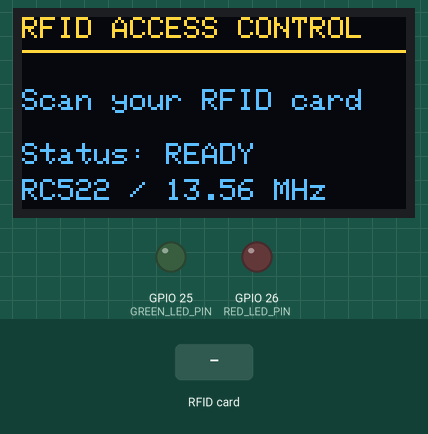
Recording of a program running on a simulated ESP32. On the bench: 128×64 one-colour display, output pins drawn as LEDs (lit = HIGH). Inputs (shaded band) come from the test bench. The OLED is the two-colour kind (top 16 rows yellow); what the program prints to the serial monitor is not drawn.

Above: at 1.5 s.
1.6 s: RFID card CD 16 B0 02 held to the reader
At 2.6 s:
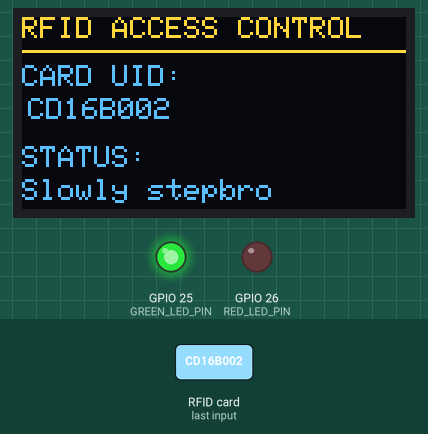
4.6 s: RFID card 5E 7A 19 C4 held to the reader
At 5.9 s:
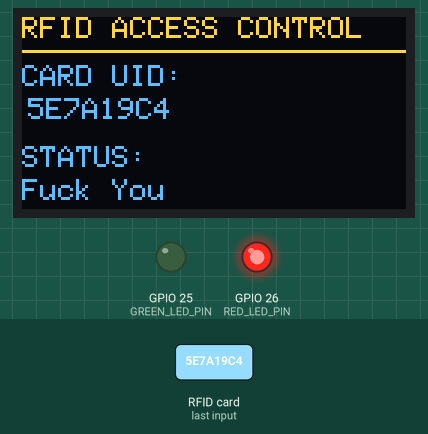
Timing chart, 0 to 8.2 s (numbered marks = the images above; inputs shaded):
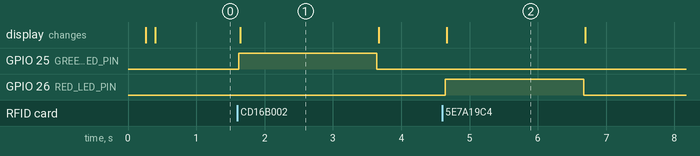

The program:

main.cpp
```cpp
#include <Arduino.h>
#include <SPI.h>
#include <Wire.h>
#include <MFRC522.h>
#include <Adafruit_GFX.h>
#include <Adafruit_SSD1306.h>

/*
  RFID-Based Access Control System
  Board: ESP32 DevKit (PlatformIO environment: esp32dev)
  Reader: RC522 / MFRC522, 13.56 MHz, SPI
  Display: I2C OLED, SSD1306, 128x64 (address 0x3C or 0x3D)
  Indicators: green LED = authorized; red LED = denied
  No buzzer is used.

  IMPORTANT: This prototype checks the card UID only. It does not write
  data to the card and is not suitable as the sole security mechanism for
  a real access-control installation.
*/

// -------------------- Pin assignments --------------------
// RC522 uses the ESP32's VSPI pins.
constexpr uint8_t RFID_SS_PIN   = 5;
constexpr uint8_t RFID_RST_PIN  = 27;  // Avoids conflict with OLED SCL (GPIO 22)
constexpr uint8_t RFID_SCK_PIN  = 18;
constexpr uint8_t RFID_MISO_PIN = 19;
constexpr uint8_t RFID_MOSI_PIN = 23;

constexpr uint8_t GREEN_LED_PIN = 25;
constexpr uint8_t RED_LED_PIN   = 26;

constexpr uint8_t OLED_SDA_PIN  = 21;
constexpr uint8_t OLED_SCL_PIN  = 22;
constexpr uint8_t OLED_WIDTH    = 128;
constexpr uint8_t OLED_HEIGHT   = 64;
constexpr uint8_t OLED_ADDR_1   = 0x3C;
constexpr uint8_t OLED_ADDR_2   = 0x3D;

constexpr unsigned long RESULT_DISPLAY_MS = 2000;

MFRC522 rfid(RFID_SS_PIN, RFID_RST_PIN);
Adafruit_SSD1306 display(OLED_WIDTH, OLED_HEIGHT, &Wire, -1);

bool oledReady = false;
uint8_t oledAddress = 0;

// -------------------- Authorized cards --------------------
// Step 1: Upload the project with this placeholder.
// Step 2: Open the Serial Monitor (115200 baud) and scan your card.
// Step 3: Copy the UID exactly as printed (uppercase, no spaces) into this list.
// Multiple authorized UIDs can be placed on separate lines, comma-separated.
const char* authorizedUIDs[] = {
  "CD16B002"
  // Example only: "04A1B2C3D4"
};
const size_t authorizedCardCount =
    sizeof(authorizedUIDs) / sizeof(authorizedUIDs[0]);

// -------------------- OLED helpers --------------------
bool i2cDevicePresent(uint8_t address) {
  Wire.beginTransmission(address);
  return Wire.endTransmission() == 0;
}

void showOLEDMessage(const char* line1, const char* line2 = "") {
  if (!oledReady) {
    return;
  }

  display.clearDisplay();
  display.setTextColor(SSD1306_WHITE);
  display.setTextSize(1);
  display.setCursor(0, 0);
  display.println(line1);
  display.drawLine(0, 11, OLED_WIDTH - 1, 11, SSD1306_WHITE);
  display.setCursor(0, 23);
  display.println(line2);
  display.display();
}

void showHomeScreen() {
  if (!oledReady) {
    return;
  }

  display.clearDisplay();
  display.setTextColor(SSD1306_WHITE);
  display.setTextSize(1);
  display.setCursor(0, 0);
  display.println("RFID ACCESS CONTROL");
  display.drawLine(0, 11, OLED_WIDTH - 1, 11, SSD1306_WHITE);

  display.setCursor(0, 24);
  display.println("Scan your RFID card");
  display.setCursor(0, 42);
  display.println("Status: READY");
  display.setCursor(0, 54);
  display.println("RC522 / 13.56 MHz");
  display.display();
}

void showCardResult(const String& uid, bool authorized) {
  if (!oledReady) {
    return;
  }

  display.clearDisplay();
  display.setTextColor(SSD1306_WHITE);
  display.setTextSize(1);
  display.setCursor(0, 0);
  display.println("RFID ACCESS CONTROL");
  display.drawLine(0, 11, OLED_WIDTH - 1, 11, SSD1306_WHITE);

  display.setCursor(0, 16);
  display.println("CARD UID:");
  display.setCursor(2, 27);
  // Standard RC522 UIDs are up to 10 bytes (20 hex characters), which fit
  // on one line at text size 1 on a 128-pixel display.
  display.println(uid);

  display.setCursor(0, 43);
  display.print("STATUS: ");
  display.setCursor(0, 54);
  display.println(authorized ? "Slowly stepbro " : "Fuck You ");
  display.display();
}

// -------------------- RFID helpers --------------------
String readCardUID() {
  String uid;
  uid.reserve(rfid.uid.size * 2);

  for (byte i = 0; i < rfid.uid.size; ++i) {
    if (rfid.uid.uidByte[i] < 0x10) {
      uid += '0';
    }
    uid += String(rfid.uid.uidByte[i], HEX);
  }

  uid.toUpperCase();
  return uid;
}

bool isAuthorized(const String& scannedUID) {
  for (size_t i = 0; i < authorizedCardCount; ++i) {
    if (scannedUID.equalsIgnoreCase(authorizedUIDs[i])) {
      return true;
    }
  }
  return false;
}

void setAccessLEDs(bool authorized) {
  // Ensure the two indicator LEDs are never on at the same time.
  digitalWrite(GREEN_LED_PIN, authorized ? HIGH : LOW);
  digitalWrite(RED_LED_PIN, authorized ? LOW : HIGH);
}

void turnOffLEDs() {
  digitalWrite(GREEN_LED_PIN, LOW);
  digitalWrite(RED_LED_PIN, LOW);
}

void setup() {
  Serial.begin(115200);
  delay(200);

  pinMode(GREEN_LED_PIN, OUTPUT);
  pinMode(RED_LED_PIN, OUTPUT);
  turnOffLEDs();

  Serial.println();
  Serial.println("====================================");
  Serial.println(" RFID-BASED ACCESS CONTROL SYSTEM");
  Serial.println(" ESP32 + RC522 + OLED + 2 LEDs");
  Serial.println("====================================");

  // Start I2C using the chosen ESP32 pins, then check for a common OLED address.
  Wire.begin(OLED_SDA_PIN, OLED_SCL_PIN);
  if (i2cDevicePresent(OLED_ADDR_1)) {
    oledAddress = OLED_ADDR_1;
  } else if (i2cDevicePresent(OLED_ADDR_2)) {
    oledAddress = OLED_ADDR_2;
  }

  if (oledAddress != 0 &&
      display.begin(SSD1306_SWITCHCAPVCC, oledAddress, true, false)) {
    oledReady = true;
    Serial.print("OLED detected at I2C address 0x");
    Serial.println(oledAddress, HEX);
  } else {
    oledReady = false;
    Serial.println("WARNING: OLED not detected at 0x3C or 0x3D.");
    Serial.println("RFID and LEDs will continue; check OLED wiring/address.");
  }

  if (oledReady) {
    showOLEDMessage("Starting RFID...", "Please wait");
  }

  // Start SPI with explicit pins and initialize the RC522.
  SPI.begin(RFID_SCK_PIN, RFID_MISO_PIN, RFID_MOSI_PIN, RFID_SS_PIN);
  rfid.PCD_Init();
  delay(50);

  Serial.println("RC522 version information:");
  rfid.PCD_DumpVersionToSerial();
  Serial.println();
  Serial.println("Ready. Scan a 13.56 MHz compatible card/tag.");
  Serial.println("A card is denied until its UID is added to authorizedUIDs.");

  showHomeScreen();
}

void loop() {
  // Wait for a new card; the user may need to remove and present the card again.
  if (!rfid.PICC_IsNewCardPresent()) {
    delay(30);
    return;
  }

  if (!rfid.PICC_ReadCardSerial()) {
    delay(30);
    return;
  }

  const String scannedUID = readCardUID();
  const bool authorized = isAuthorized(scannedUID);

  Serial.println("------------------------------------");
  Serial.println("Card detected");
  Serial.print("UID: ");
  Serial.println(scannedUID);
  Serial.println(authorized ? "ACCESS GRANTED" : "ACCESS DENIED");
  Serial.println("------------------------------------");

  setAccessLEDs(authorized);
  showCardResult(scannedUID, authorized);

  delay(RESULT_DISPLAY_MS);

  turnOffLEDs();
  rfid.PICC_HaltA();
  rfid.PCD_StopCrypto1();
  showHomeScreen();
  delay(250);
}
```

Measured:
- after the input at 1.6 s, GPIO 25 (GREEN_LED_PIN): LOW → HIGH at once, → LOW 2.0 s later; the display: changes at once (image 1)
- after the input at 4.6 s, GPIO 26 (RED_LED_PIN): LOW → HIGH at once, → LOW 2.0 s later; the display: changes after 0.07 s (image 2)
- what the display in image 1 shows lasts 2.1 s, from 1.6 s to 3.7 s
